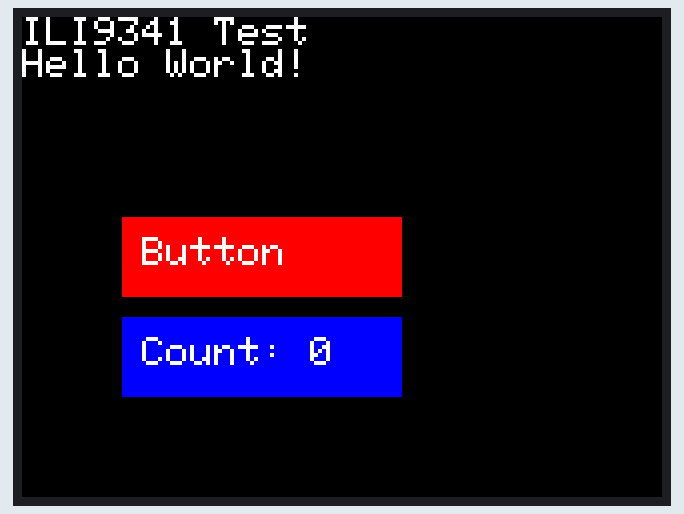
Recording of a program running on a simulated Arduino Uno, built with avr-gcc and run on an emulated ATmega328P. Parts: 320×240 colour display. What the program prints to the serial monitor is not drawn.

Above: at 0.3 s.
At 7.3 s:
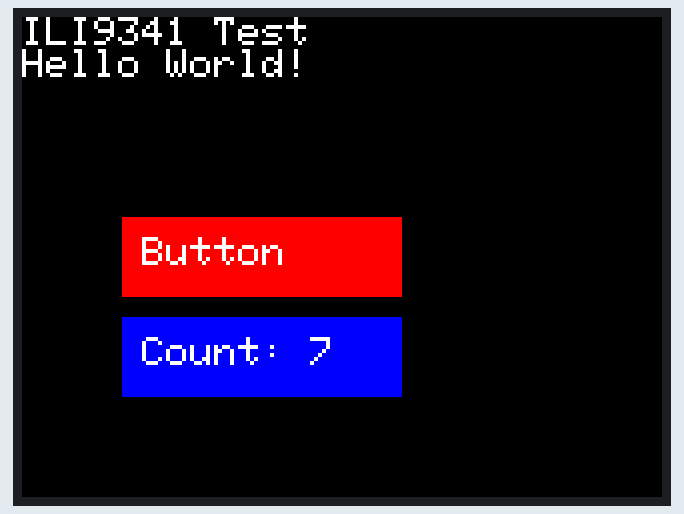
At 14.4 s:
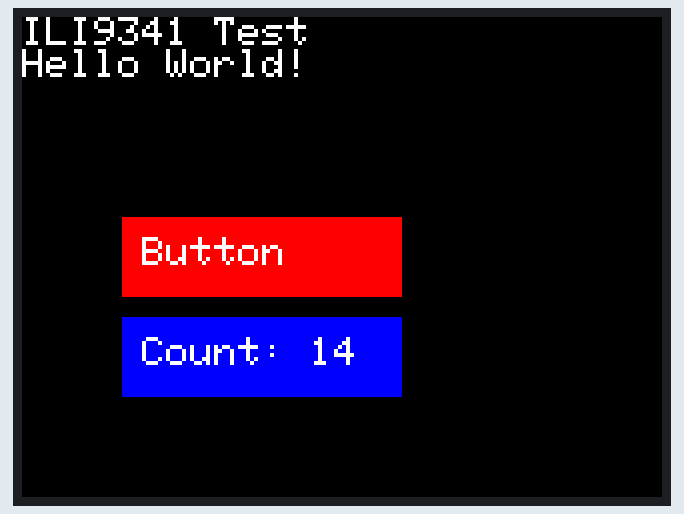
At 19.4 s:
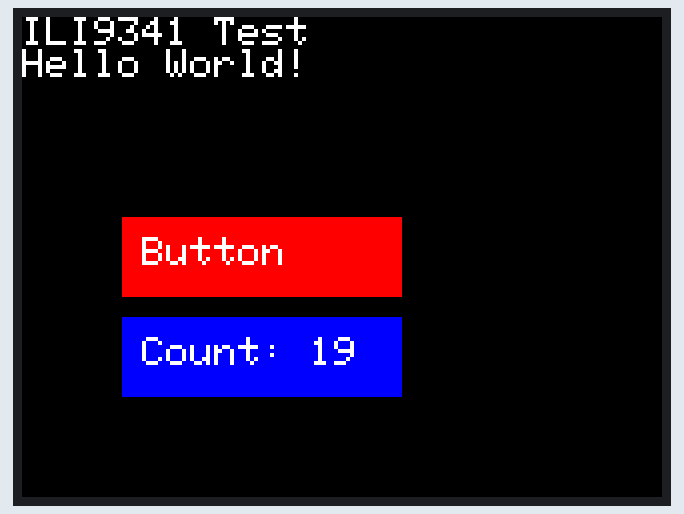
At 27.5 s:
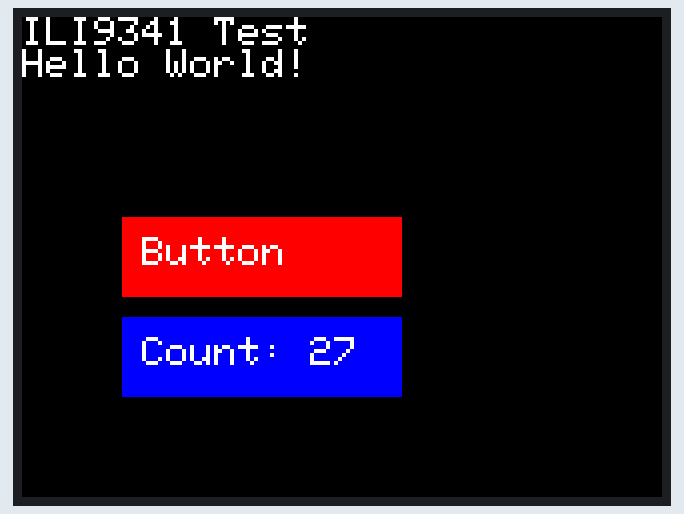
At 38.6 s:
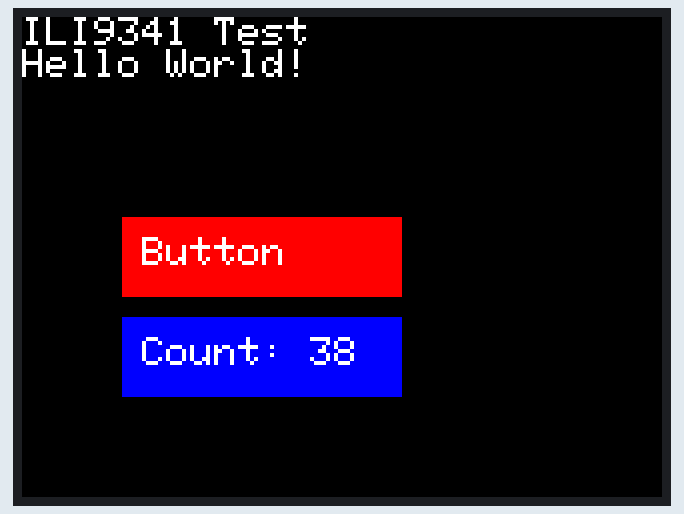

The program:

main.cpp
```cpp
#include <SPI.h>
#include <Adafruit_GFX.h>
#include <Adafruit_ILI9341.h>

#define TFT_CS 10
#define TFT_DC 9
#define TFT_RST 8

Adafruit_ILI9341 tft = Adafruit_ILI9341(TFT_CS, TFT_DC, TFT_RST);

void setup() {
  Serial.begin(115200);
  Serial.println("ILI9341 Test!");

  tft.begin();
  tft.setRotation(1);  // Landscape mode
  tft.fillScreen(ILI9341_BLACK);

  // Draw some text
  tft.setCursor(0, 0);
  tft.setTextColor(ILI9341_WHITE);
  tft.setTextSize(2);
  tft.println("ILI9341 Test");
  tft.println("Hello World!");

  // Draw a rectangle
  tft.fillRect(50, 100, 140, 40, ILI9341_RED);
  tft.setCursor(60, 110);
  tft.setTextColor(ILI9341_WHITE);
  tft.setTextSize(2);
  tft.println("Button");

  Serial.println("Display initialized");
}

void loop() {
  static int counter = 0;

  // Update counter display
  tft.fillRect(50, 150, 140, 40, ILI9341_BLUE);
  tft.setCursor(60, 160);
  tft.setTextColor(ILI9341_WHITE);
  tft.setTextSize(2);
  tft.print("Count: ");
  tft.println(counter);

  Serial.print("Counter: ");
  Serial.println(counter);

  counter++;
  delay(1000);
} 
```

Measured:
- what the display in image 2 shows lasts 1.0 s, from 14.3 s to 15.3 s
